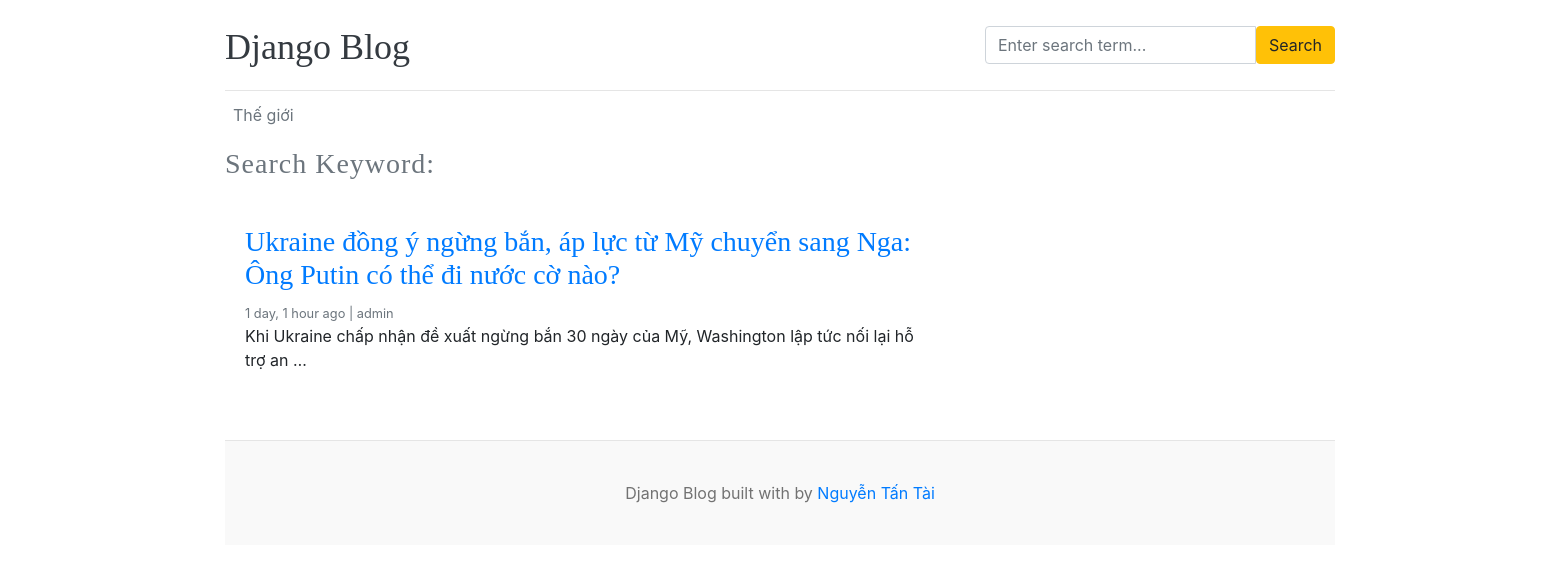
The page /blogs/search/ on the database as committed earlier.
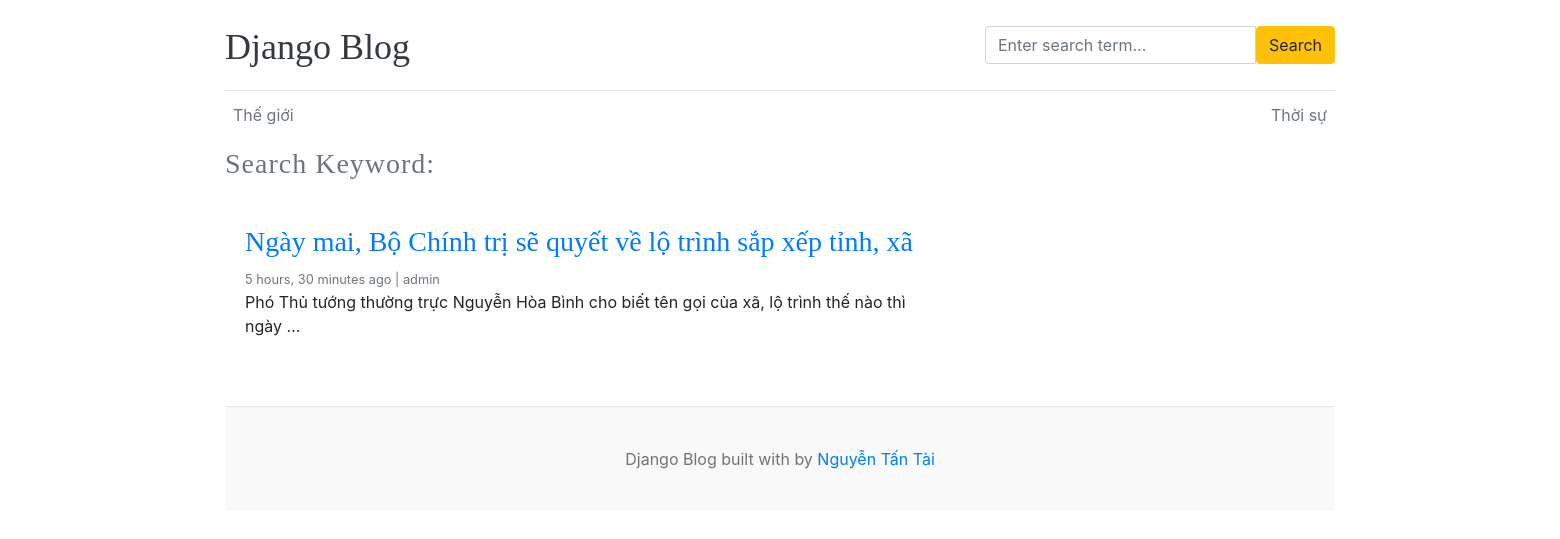
The same page on the database as committed later.
### blogs/models.py (models this page shows, shortened)
class Category(models.Model):
    category_name = models.CharField(max_length=50, unique=True)
    created_at = models.DateTimeField(auto_now_add=True)
    updated_at = models.DateTimeField(auto_now=True)
    class Meta:
        verbose_name_plural = "Categories"

class Blogs(models.Model):
    title = models.CharField(max_length=100, unique=True)
    slug = models.SlugField(unique=True, blank=True)
    category = models.ForeignKey(Category, on_delete=models.CASCADE)
    author = models.ForeignKey(User, on_delete=models.CASCADE)
    blog_image = models.ImageField(upload_to="uploads/%y/%m/%d")
    short_description = models.TextField(max_length=2000)
    blog_body = models.TextField(max_length=3000)
    status = models.CharField(max_length=100, choices=STATUS_CHOICES, default="draft")
    is_feacherd = models.BooleanField(default=False)
    created_at = models.DateTimeField(auto_now_add=True)
    updated_at = models.DateTimeField(auto_now=True)
    class Meta:
        verbose_name_plural = "blogs"

### blogs/views.py (the view)
# urls.py: path("blogs/search/", views.search, name="search"),
def search(request):
    try:
        keyword = request.GET.get('keyword', '')
        if keyword:
            blogs = Blogs.objects.filter(
                Q(title__icontains=keyword) |
                Q(short_description__icontains=keyword) |
                Q(blog_body__icontains=keyword),
                status='published'
            )
        else:
            blogs = Blogs.objects.filter(status='published')
        context = {
            'blogs': blogs,
            'keyword': keyword
        }
        return render(request, 'search.html', context)
    except Exception as e:
        print(f"Error occurred in search function: {e}")
        return render(request, 'search.html', {'error': str(e)})

### blogs/context_processors.py (called while the page is built)
def get_categories(request):
    categories = Category.objects.all()
    return dict(categories=categories)

### templates/search.html
{% extends './base/base.html' %}
{% block content %}
<div class="d-flex mb-3">
    <h3 class="text-secondary" style="letter-spacing: 1px">
        Search Keyword: <h3 class="font-italic ml-2 text-danger">{{ keyword }}</h3>
    </h3>
</div>
<main role="main" class="container p-0">
    <div class="row">
        <div class="col-md-8 blog-main">
            {% if blogs %}
                {% for i in blogs %}
                    <div class="card border-0">
                        <div class="card-body">
                            <h3><a href="{% url 'blogs' i.slug %}">{{ i.title }}</a></h3>
                            <small class="mb-1 text-muted">{{ i.created_at | timesince }} ago | {{ i.author }}</small>
                            <p class="card-text">
                                {{ i.short_description | truncatewords:20 }}
                            </p>
                        </div>
                    </div>
                {% endfor %}
            {% else %}
                <p><i>There are no results matching this keyword!</i></p>
            {% endif %}
        </div>
    </div>
</main>
{% endblock %}

### templates/base/header.html (shortened to what this page needs)
{% load static %}
<!DOCTYPE html>
<html lang="en">
<head>
    <link href="https://getbootstrap.com/docs/4.0/dist/css/bootstrap.min.css" rel="stylesheet" />
    <link href="{% static 'css/blog.css' %}" rel="stylesheet" />
</head>
<body>
    <div class="container">
        <header class="blog-header py-3">
            <div class="row flex-nowrap justify-content-between align-items-center">
                <div class="col-8 pt-1">
                    <a class="blog-header-logo text-dark" href="/">Django Blog</a>
                </div>
                <div class="col-4">
                    <form action="{% url 'search' %}" method="GET">
                        <div class="input-group">
                            <input class="form-control" name="keyword" type="text" placeholder="Enter search term..."
                                aria-label="Enter search term..." aria-describedby="button-search" />
                            <button type="submit" class="btn btn-warning" id="button-search">Search</button>
                        </div>
                    </form>
                </div>
                <div class="col-4 d-flex justify-content-end align-items-center">
                </div>
            </div>
        </header>
        {% if "dashboard" not in request.path %}
        <div class="nav-scroller py-1 mb-2">
            <nav class="nav d-flex justify-content-between">
                {% for cat in categories %}
                <a class="p-2 text-muted" href="{% url 'posts_by_category' cat.id %}">{{ cat.category_name }}</a>
                {% endfor %}
            </nav>
        </div>
        {% endif %}

Rows that differ between the two databases and show on the page:
removed Blogs: title "Ukraine đồng ý ngừng bắn, áp lực từ Mỹ chuyển sang Nga: Ông Putin có thể đi nước cờ nào?", created_at "1 day, 1 hour", author "admin", short_description "Khi Ukraine chấp nhận đề xuất ngừng bắn 30 ngày của Mỹ, Washington lập tức nối lại hỗ trợ an …"
added Category: category_name "Thời sự"
added Blogs: title "Ngày mai, Bộ Chính trị sẽ quyết về lộ trình sắp xếp tỉnh, xã", created_at "5 hours, 30 minutes", author "admin", short_description "Phó Thủ tướng thường trực Nguyễn Hòa Bình cho biết tên gọi của xã, lộ trình thế nào thì ngày …"
